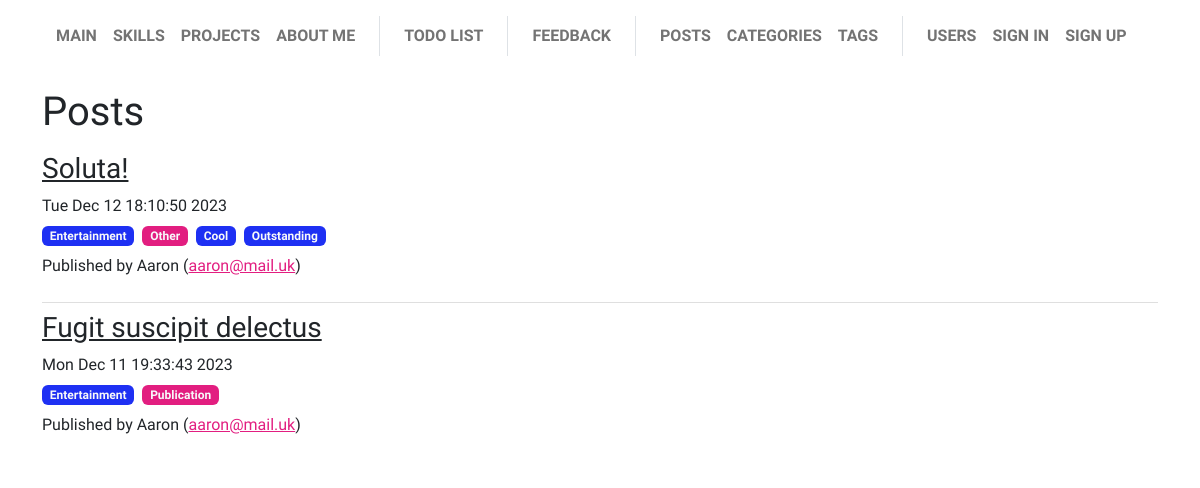
/post/list, run on the app's committed database.
### app/post/models.py (models this page shows, shortened)
class Post(db.Model):
    __tablename__ = "post"
    id = Column(Integer, primary_key=True)
    title = Column(String(64), nullable=False)
    text = Column(String(1024), nullable=False)
    created = Column(DateTime(True), nullable=False, default=datetime.now)
    type = Column(Enum(EnumType), default='other')
    enabled = Column(Boolean, nullable=False, default=True)
    user_id = Column(Integer, ForeignKey(User.id), nullable=False)
    category_id = Column(Integer, ForeignKey(Category.id, name="fk_post_category_id"), nullable=True)
    tags: Mapped[List[Tag]] = db.relationship('Tag', secondary=post_tag_m2m, back_populates="posts")
    def visible_posts(page: int, per_page: int = 5):
        try:
            current_user_id = current_user.id
        except:
            current_user_id = None
        if current_user_id:
            query = sa.select(Post).where(
                (Post.enabled == True).__or__(Post.user_id == current_user_id))
            query = Post.query.where((Post.enabled == True).__or__(Post.user_id == current_user_id))
        else:
            query = sa.select(Post).where((Post.enabled == True))
            query = Post.query.where((Post.enabled == True))
        return query.order_by(Post.created.desc()).paginate(page=page, per_page=per_page)

class Category(db.Model):
    __tablename__ = "category"
    id = Column(Integer, primary_key=True)
    name = Column(String(48), nullable=False)
    posts = db.relationship('Post', backref='category', lazy=True)

class Tag(db.Model):
    __tablename__ = "tag"
    id = Column(Integer, primary_key=True)
    name = Column(String(48), nullable=False)
    posts: Mapped[List[Post]] = db.relationship(secondary=post_tag_m2m, back_populates="tags")

### app/user/models.py (models this page shows, shortened)
class User(db.Model, UserMixin):
    __tablename__ = "user"
    id = Column(Integer, primary_key=True)
    username = Column(String(20), unique=True, nullable=False)
    email = Column(String(120), unique=True, nullable=False)
    image_file = Column(String(20), nullable=False, default="default.jpg")
    about_me = Column(String(512), nullable=True, default="")
    last_seen = Column(DateTime(True), nullable=True)
    password_hash = Column(String(128))
    @property
    def password(self):
        """
        Password cannot be accessed
        """
        raise AttributeError("password is not a readable attribute")

### app/post/views.py (the view)
@post_blueprint.route('/', methods=["GET"])
@post_blueprint.route('/list', methods=["GET"])
def list():
    page = request.args.get('page', 1, type=int)
    per_page = request.args.get('per_page', 3, type=int)
    all_posts = Post.visible_posts(page, per_page)
    return render_template("post/list.html", all_posts=all_posts)

### app/base/menu.py (called while the page is built)
@base_blueprint.app_context_processor
def inject_menu():
    return dict(menu=__menu__.__iter__(), menu_separator=__separator__)

    @property
    def url(self):
        return url_for(self.endpoint)

    @property
    def visible(self):
        return not self.visibility_lambda or self.visibility_lambda()

### app/post/models.py (called while the page is built)
    @property
    def label(self):
        match self:
            case EnumType.news:
                return 'News'
            case EnumType.publication:
                return 'Publication'
            case EnumType.other:
                return 'Other'

### app/post/templates/post/list.html (shortened to what this page needs)
{% extends "base/base.html" %}
{% block page_body %}
<h1>Posts</h1>
{% if all_posts.items.__len__() > 0 %}
<ul class="list-group list-group-flush mb-3">
    {% for post in all_posts %}
    <li class="list-group-item px-0">
        <h3>
            <a href="{{ url_for('.post', id=post['id']) }}" class="link-dark"> {{ post["title"] }} </a>
        </h3>
        <p class="mb-2"> {{ post["created"].ctime() }} </p>
        <p class="d-flex gap-2 mb-2">
            {% if post["category"] %}
            <span class="badge text-bg-primary text-light"> {{ post["category"]["name"] }} </span>
            {% endif %}
            <span class="badge text-bg-secondary text-light"> {{ post["type"]["label"] }} </span>
            {% for tag in post["tags"] %}
                <span class="badge text-bg-primary text-light"> {{ tag["name"] }} </span>
            {% endfor %}
        </p>
        <p>
            Published by
            {% if post["user_id"] == current_user.id %}
            <a href="{{ url_for('user.account') }}" class="text-secondary">You</a>
            {% else %}
            {{ post["user"]["username"] }}
            (<a class="text-secondary" href="mailto:{{ post['user']['email'] }}">{{ post["user"]["email"] }}</a>)
            {% endif %}
        </p>
    </li>
    {% endfor%}
</ul>
{% else %}
<h4>
    No posts
</h4>
{% endif %}
{% endblock %}

### data on the page
Post: title "Soluta!", created.ctime "Tue Dec 12 18:10:50 2023", category.name "Entertainment", type.label "Other", user.username "Aaron", user.email "aaron@mail.uk"
Tag: name "Cool"
Tag: name "Outstanding"
Post: title "Fugit suscipit delectus", created.ctime "Mon Dec 11 19:33:43 2023", category.name "Entertainment", type.label "Publication", user.username "Aaron", user.email "aaron@mail.uk"

### other printed values
{{ item.name | upper }} "MAIN" "SKILLS" "PROJECTS" "ABOUT ME" "TODO LIST" "FEEDBACK" "POSTS" "CATEGORIES" "TAGS" "USERS" "SIGN IN" "SIGN UP"
